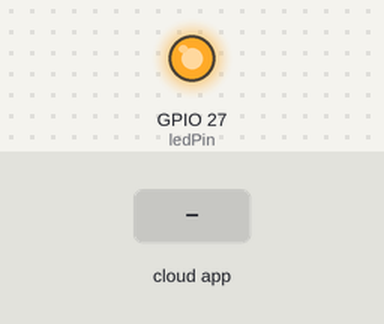
Recording of a program running on a simulated ESP32. Parts: output pins drawn as LEDs (lit = HIGH). Inputs (shaded band) come from the test bench. WiFi joins after 1.5 s; servers stay silent unless stated; what the program prints to the serial monitor is not drawn.

Above: at 2.8 s.
2.9 s: the phone or cloud app sets state to 0
At 3.5 s:
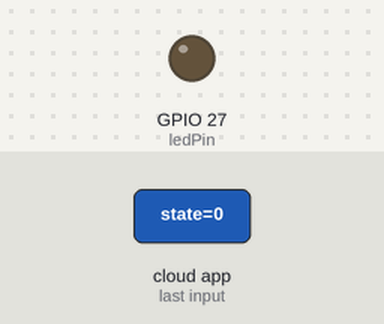
4.4 s: the phone or cloud app sets state to 1
At 5.9 s:
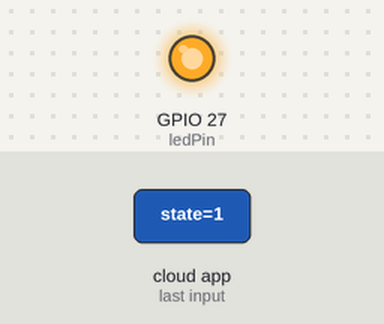
Timing chart, 0 to 7.4 s (numbered marks = the images above; inputs shaded):
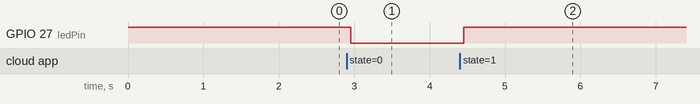

Measured:
- after the input at 2.9 s, GPIO 27 (ledPin): HIGH → LOW after 0.05 s
- after the input at 4.4 s, GPIO 27 (ledPin): LOW → HIGH after 0.05 s

The program:

main.cpp
```cpp
#include <Wifi.h>
#include <Firebase_ESP_Client.h>

/* 1. Define the WiFi credentials */
#define WIFI_SSID "iPhone de Alan"
#define WIFI_PASSWORD "12345678"

/* 2. Define the API Key */
#define API_KEY "AIzaSyCw4vQ3ds1KMaFUpStquQwdSyUAXdQzV_c"

/* 3. Define the RTDB URL */
#define DATABASE_URL "https://temperaturecheck-a7073-default-rtdb.firebaseio.com/"

/* 4. Define the user Email and password that already added in your project */
#define USER_EMAIL "temperature-check@gmail.com"
#define USER_PASSWORD "alauinha"

// Define Firebase Data object
FirebaseData fbdo;
FirebaseData stream;
FirebaseAuth auth;
FirebaseConfig config;

const int ledPin = 27;

void streamTimeoutCallback(bool timeout)
{
    if (timeout)
    {
        Serial.println("Stream timeout, tentando reconectar...");
    }
}

void streamCallback(FirebaseStream data)
{
    int state = data.intData();

    Serial.print("Novo estado recebido: ");
    Serial.println(state);

    digitalWrite(ledPin, state);
}

void setup()
{
    pinMode(ledPin, OUTPUT);
    digitalWrite(ledPin, HIGH);

    Serial.begin(9600);
    WiFi.begin(WIFI_SSID, WIFI_PASSWORD);

    Serial.print("Connecting to Wi-Fi");
    while (WiFi.status() != WL_CONNECTED)
    {
        Serial.print(".");
        delay(300);
    }
    Serial.println();
    Serial.print("Connected with IP: ");
    Serial.println(WiFi.localIP());
    Serial.println();

    /* Assign the api key (required) */
    config.api_key = API_KEY;

    /* Assign the user sign in credentials */
    auth.user.email = USER_EMAIL;
    auth.user.password = USER_PASSWORD;

    /* Assign the RTDB URL (required) */
    config.database_url = DATABASE_URL;

    //  WiFi reconnection enabled
    Firebase.reconnectNetwork(true);

    // Since v4.4.x, BearSSL engine was used, the SSL buffer need to be set.
    // Large data transmission may require larger RX buffer, otherwise connection issue or data read time out can be occurred.
    fbdo.setBSSLBufferSize(4096 /* Rx buffer size in bytes from 512 - 16384 */, 1024 /* Tx buffer size in bytes from 512 - 16384 */);

    Firebase.begin(&config, &auth);
    Firebase.setDoubleDigits(5);

    Firebase.RTDB.beginStream(&stream, "/temperature/state");
    Firebase.RTDB.setStreamCallback(&stream, streamCallback, streamTimeoutCallback);
}

void loop()
{
    Firebase.ready();
}
```
